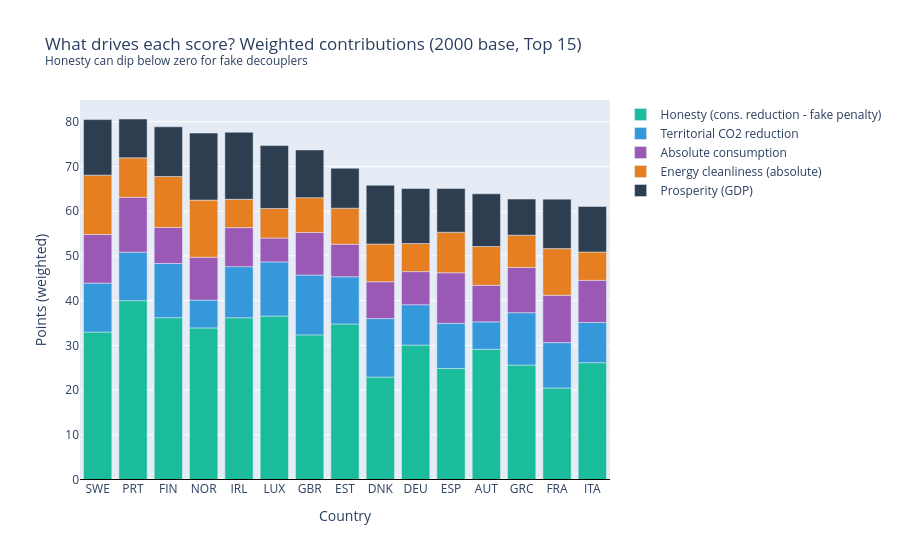

This figure's notebook cell:
### Code cell
top = scores_2000.head(15).copy()
contrib = pd.DataFrame({'iso_code': top['iso_code']})
pairs = [('honesty', 's_honesty'), ('co2_reduction', 's_co2'),
         ('abs_consumption', 's_abs'), ('energy_clean', 's_energy'), ('prosperity', 's_prosperity')]
for k, scol in pairs:
    contrib[k] = (top[scol].fillna(0) * WEIGHTS[k]).values

labels = {'honesty': 'Honesty (cons. reduction - fake penalty)', 'co2_reduction': 'Territorial CO2 reduction',
          'abs_consumption': 'Absolute consumption', 'energy_clean': 'Energy cleanliness (absolute)',
          'prosperity': 'Prosperity (GDP)'}
colors = {'honesty': '#1abc9c', 'co2_reduction': '#3498db', 'abs_consumption': '#9b59b6',
          'energy_clean': '#e67e22', 'prosperity': '#2c3e50'}

fig = go.Figure()
for k, _ in pairs:
    fig.add_trace(go.Bar(name=labels[k], x=contrib['iso_code'], y=contrib[k], marker_color=colors[k]))
fig.update_layout(
    barmode='relative', height=560,
    title='What drives each score? Weighted contributions (2000 base, Top 15)<br>'
          '<sup>Honesty can dip below zero for fake decouplers</sup>',
    yaxis_title='Points (weighted)', xaxis_title='Country'
)
fig.add_hline(y=0, line_color='black', line_width=1)
fig.show()

### Figure 1 — Plotly figure (JSON) as saved in the notebook; plotly's stock layout.template omitted (floating-point values rounded to 4 significant figures)
{"data": [{"marker": {"color": "#1abc9c"}, "name": "Honesty (cons. reduction - fake penalty)", "type": "bar", "x": ["SWE", "PRT", "FIN", "NOR", "IRL", "LUX", "GBR", "EST", "DNK", "DEU", "ESP", "AUT", "GRC", "FRA", "ITA"], "y": [32.97, 40.0, 36.19, 33.9, 36.18, 36.56, 32.34, 34.78, 22.9, 30.07, 24.84, 29.12, 25.6, 20.46, 26.13]}, {"marker": {"color": "#3498db"}, "name": "Territorial CO2 reduction", "type": "bar", "x": ["SWE", "PRT", "FIN", "NOR", "IRL", "LUX", "GBR", "EST", "DNK", "DEU", "ESP", "AUT", "GRC", "FRA", "ITA"], "y": [10.94, 10.84, 12.12, 6.231, 11.43, 12.11, 13.37, 10.56, 13.09, 9.024, 10.09, 6.14, 11.71, 10.15, 8.995]}, {"marker": {"color": "#9b59b6"}, "name": "Absolute consumption", "type": "bar", "x": ["SWE", "PRT", "FIN", "NOR", "IRL", "LUX", "GBR", "EST", "DNK", "DEU", "ESP", "AUT", "GRC", "FRA", "ITA"], "y": [10.88, 12.27, 8.064, 9.577, 8.724, 5.331, 9.544, 7.28, 8.232, 7.405, 11.31, 8.17, 10.11, 10.57, 9.418]}, {"marker": {"color": "#e67e22"}, "name": "Energy cleanliness (absolute)", "type": "bar", "x": ["SWE", "PRT", "FIN", "NOR", "IRL", "LUX", "GBR", "EST", "DNK", "DEU", "ESP", "AUT", "GRC", "FRA", "ITA"], "y": [13.28, 8.833, 11.39, 12.78, 6.333, 6.611, 7.778, 8.056, 8.444, 6.278, 9.056, 8.667, 7.222, 10.44, 6.333]}, {"marker": {"color": "#2c3e50"}, "name": "Prosperity (GDP)", "type": "bar", "x": ["SWE", "PRT", "FIN", "NOR", "IRL", "LUX", "GBR", "EST", "DNK", "DEU", "ESP", "AUT", "GRC", "FRA", "ITA"], "y": [12.42, 8.677, 11.12, 15.0, 15.0, 14.06, 10.67, 8.925, 13.15, 12.3, 9.796, 11.8, 8.069, 11.06, 10.17]}], "layout": {"barmode": "relative", "height": 560, "shapes": [{"line": {"color": "black", "width": 1}, "type": "line", "x0": 0, "x1": 1, "xref": "x domain", "y0": 0, "y1": 0, "yref": "y"}], "title": {"text": "What drives each score? Weighted contributions (2000 base, Top 15)<br><sup>Honesty can dip below zero for fake decouplers</sup>"}, "xaxis": {"title": {"text": "Country"}}, "yaxis": {"title": {"text": "Points (weighted)"}}}}
